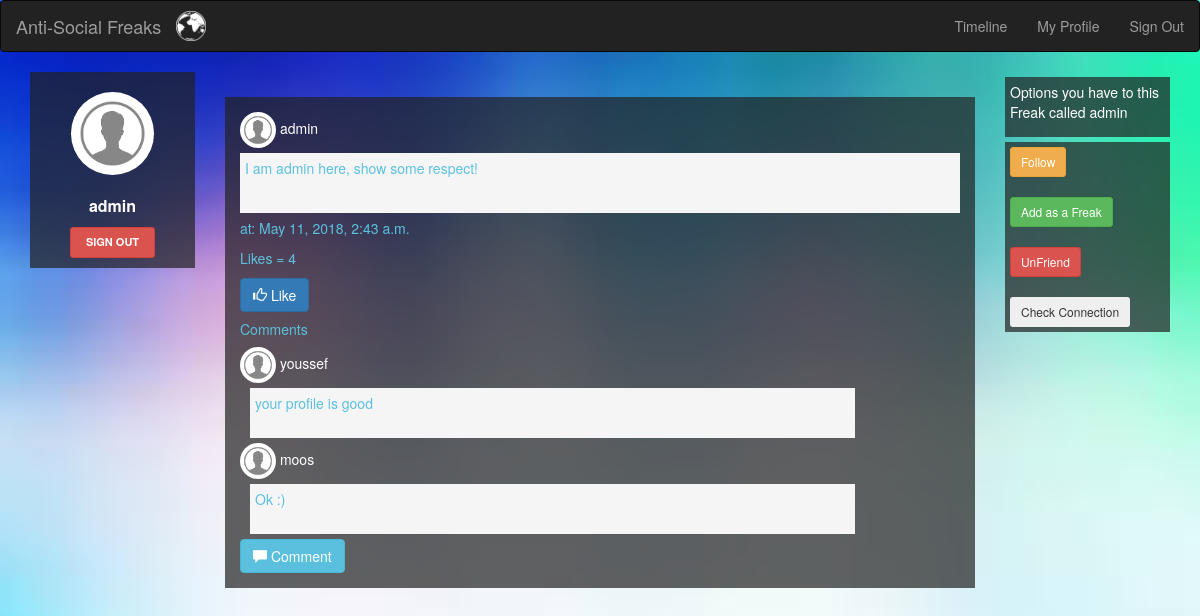
Page /anti-social/searchUser (signed in) on the committed database.
### Social_Network/models.py (models this page shows, shortened)
class Post(models.Model):# shares is missing $$$$$$$$$$
    publisher = models.ForeignKey(User, on_delete=models.CASCADE)
    content = models.CharField(max_length=2000)
    date = models.DateTimeField(blank=True,default=datetime.now)

class Comment(models.Model):
    post=models.ForeignKey(Post, on_delete=models.CASCADE)
    content = models.CharField(max_length=1000)
    commenter = models.ForeignKey(User, on_delete=models.CASCADE ,null=True )

### Social_Network/views.py (the view)
# urls.py: path('searchUser',views.search,name='search'), # Search for a user and go to it's profile
def search(request):
    search_form = searchForm(request.POST)
    user_of_search = User.objects.get(id=request.user.id)
    if (search_form.is_valid()):
        username = search_form.cleaned_data['username']
        user_of_search = User.objects.get(username=username)
    posts = Post.objects.filter(publisher=user_of_search)
    context = {'username' : user_of_search , 'posts' :posts}
    return render(request, 'Social_Network/profile.html',context)

### Social_Network/templates/Social_Network/profile.html (shortened to what this page needs)
{% load staticfiles %}
<!DOCTYPE html>
<html lang="en">
<head>
  <link rel="stylesheet" href="https://maxcdn.bootstrapcdn.com/bootstrap/3.3.7/css/bootstrap.min.css">
</head>
<body class="backGround">
<nav class="navbar navbar-inverse ">
      <div class="container-fluid">
        <div class="navbar-header">
          <img class="icon" src="{% static 'Social_Network/images/White_Globe_Icon.png' %}" />
          <a  class="navbar-brand" href="">Anti-Social Freaks</a>
        </div>
            <ul class="nav navbar-nav navbar-right">
              <li> <a href="{%   url 'Social_Network:home' %}">Timeline</a></li>
              <li><a href="{%   url 'Social_Network:profile' %}">My Profile</a></li>
              <li><a href="{% url 'Social_Network:logout' %}">Sign Out</a></li>
            </ul>
      </div>
    </nav>
<div class="container-fluid">
    <div>
    <div class="col-md-2">
      <div class="profile-sidebar">
        <div class="profile-userpic">
          <img src="{% static 'Social_Network/images/Profile-Pic.jpg' %}" class="img-responsive" alt="">
        </div>
        <div class="profile-usertitle">
          <div class="profile-usertitle-name">
            {{ user.username }}
          </div>
        </div>
        <div class="profile-userbuttons">
            <form action="logout/" method="post">
          <button type="submit" class="btn btn-danger btn-sm">Sign Out</button>
                </form>
        </div>
      </div>
    </div>
    <div class="col-sm-8" style="color: #5bc0de">
{% for post in posts %}
            <div class="GeneratedContainers">
            <div>
                <img src="{% static 'Social_Network/images/Profile-Pic.jpg' %}" class="rounded-circle" id="CommentPP">
                <a href= "#"style="color: white;" > {{ post.publisher.username }}</a>
            </div>
            <div>
              <p id="PostLabel">{{ post.content }}</p>
                <p>at: {{ post.date }}</p>
                <p>
                        Likes = {{    post.like_set.count }}
                </p>
            </div>
            <div>
                <form method="post"  action="LikePost/{{ post.id }}/ ">
                     <button type="submit" class="btn btn-primary"><i class="glyphicon glyphicon-thumbs-up"></i> Like</button>
                </form>
            </div>
            <h5>Comments</h5>
{% for comment in post.comment_set.all %}
              <div>
                <img src="{% static 'Social_Network/images/Profile-Pic.jpg' %}" class="rounded-circle" id="CommentPP">
                <a href= "#" style="color: white; " > {{ comment.commenter.username }}</a>
                <div class="clearfix">
                  <p id="CommentLabel"> {{comment.content }} </p>
                </div>
              </div>
              {% endfor %}
<form method="post"  action="CommentPost/{{ post.id }}/ ">
              <button type="submit" class="btn btn-info"><i class="glyphicon glyphicon-comment"></i> Comment </button>
</form>
            </div>
  {% endfor %}
    </div>
    <div class="col-sm-2 sidenav">
      <div class="SuggestedFriendsContainer">
        <p style="color: white;">Options you have to this Freak called {{ username.username }} </p>
      </div>
      <div class="SuggestedFriendsContainer">
<form method="post"  action="{%   url 'Social_Network:followfriend' username.id  %}">
      <button type="submit" class="btn btn-warning btn-sm">Follow</button>
</form>
          <br>
<form method="post"  action="{%   url 'Social_Network:addfriend' username.id  %}">
 <button type="submit" class="btn btn-success btn-sm">Add as a Freak</button>
</form>
<br>
  <form method="post"  action="{%   url 'Social_Network:unfriend' username.id  %}">
     <button type="submit" class="btn btn-danger btn-sm">UnFriend</button>
</form>
<br>
            <form method="post"  action="{%   url 'Social_Network:connection' username.id  %}">
     <button type="submit" class="btn btn-dark btn-sm">Check Connection</button>
            </form>
      </div>
    </div>
  </div>
</div>
</body>
</html>

### rows in the picture
Post: publisher.username "admin", content "I am admin here, show some respect!", date "May 11, 2018, 2:43 a.m.", like_set.count "4"
Comment: commenter.username "youssef", content "your profile is good"
Comment: commenter.username "moos", content "Ok :)"

### other values in the picture
{{ user.username }} "admin"
{{ username.username }} "admin"
